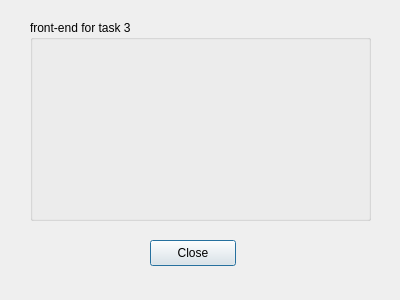
<?xml version="1.0" encoding="UTF-8"?>
<ui version="4.0">
 <class>task3</class>
 <widget class="QDialog" name="task3">
  <property name="geometry">
   <rect>
    <x>0</x>
    <y>0</y>
    <width>400</width>
    <height>300</height>
   </rect>
  </property>
  <property name="windowTitle">
   <string>Task 3</string>
  </property>
  <widget class="QGroupBox" name="groupBox">
   <property name="geometry">
    <rect>
     <x>30</x>
     <y>20</y>
     <width>341</width>
     <height>201</height>
    </rect>
   </property>
   <property name="title">
    <string>front-end for task 3</string>
   </property>
  </widget>
  <widget class="QPushButton" name="btnClose">
   <property name="geometry">
    <rect>
     <x>150</x>
     <y>240</y>
     <width>86</width>
     <height>26</height>
    </rect>
   </property>
   <property name="toolTip">
    <string>Close window</string>
   </property>
   <property name="text">
    <string>Close</string>
   </property>
  </widget>
 </widget>
 <resources/>
 <connections/>
</ui>
